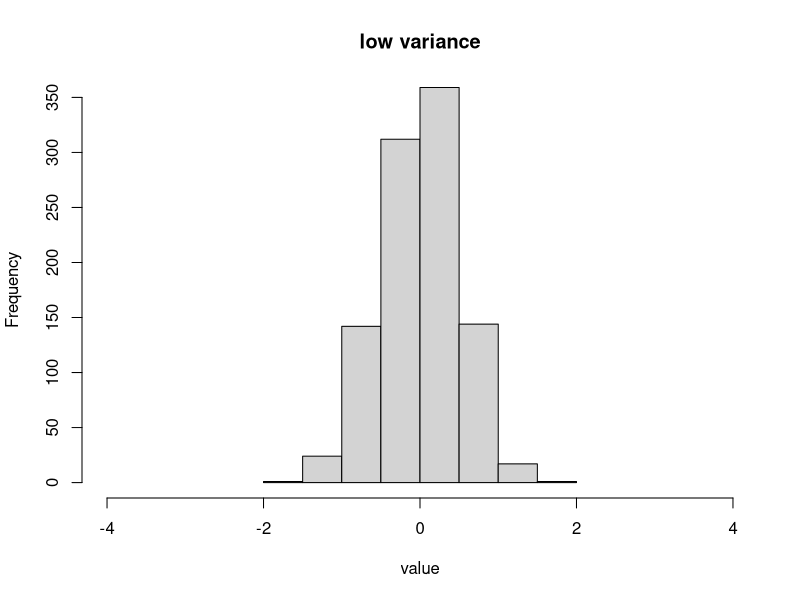
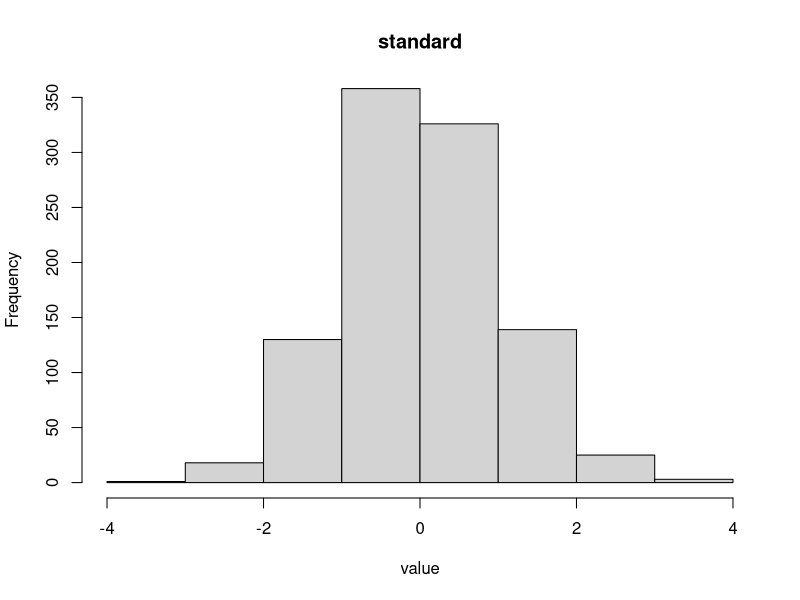
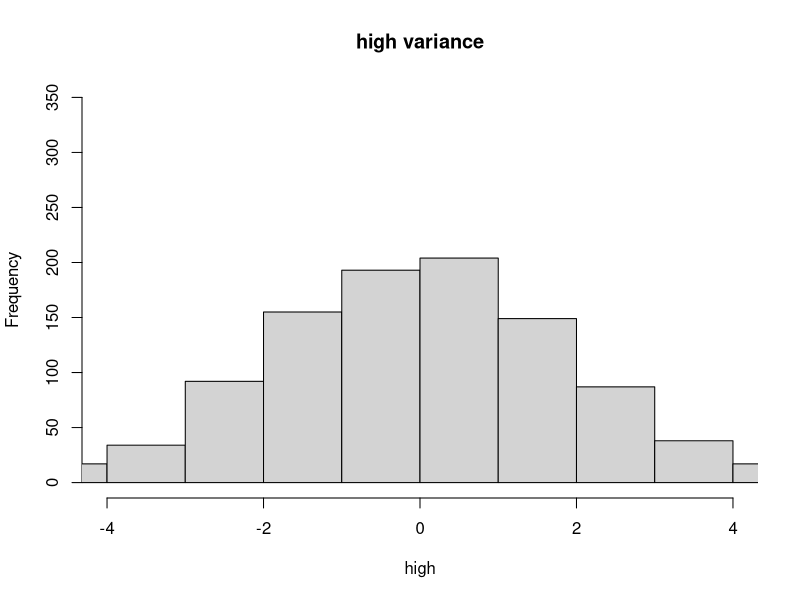
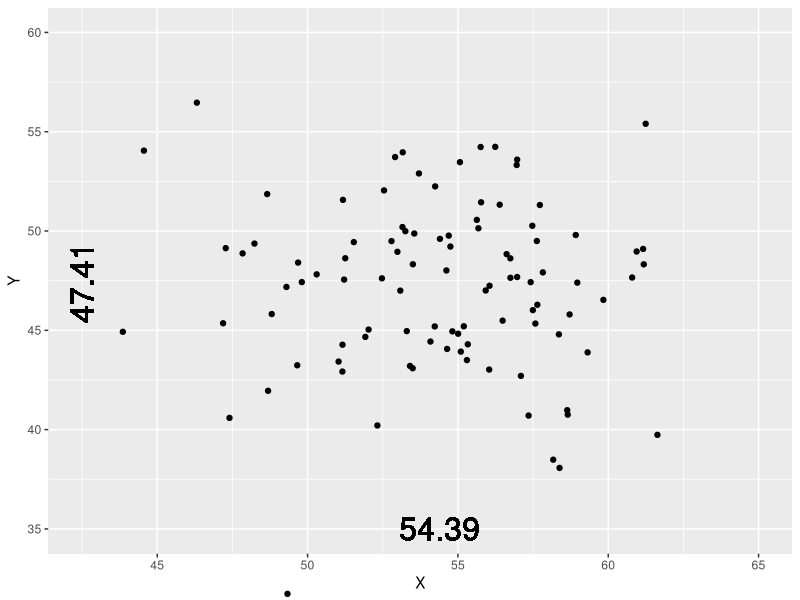
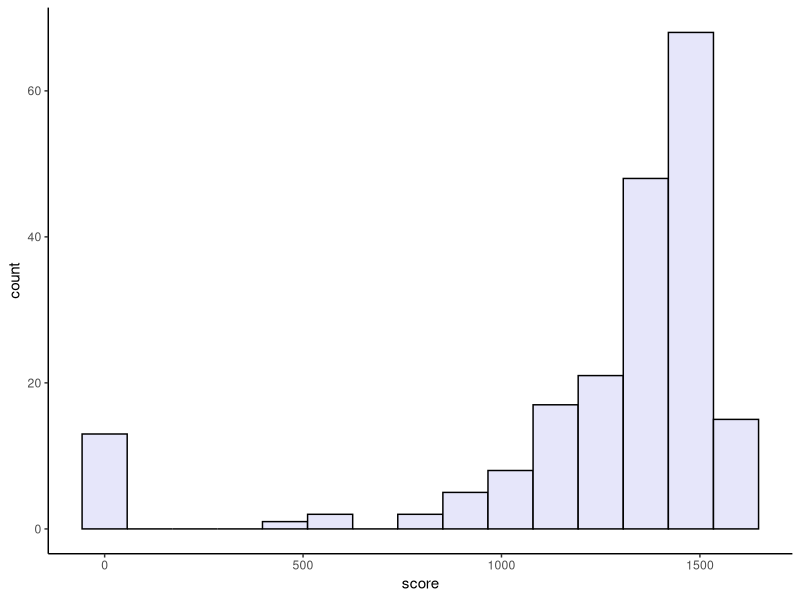
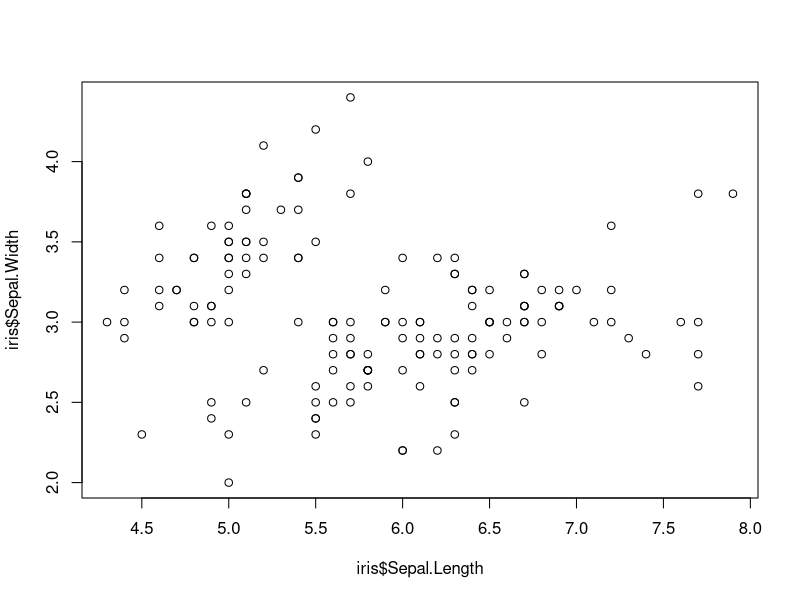
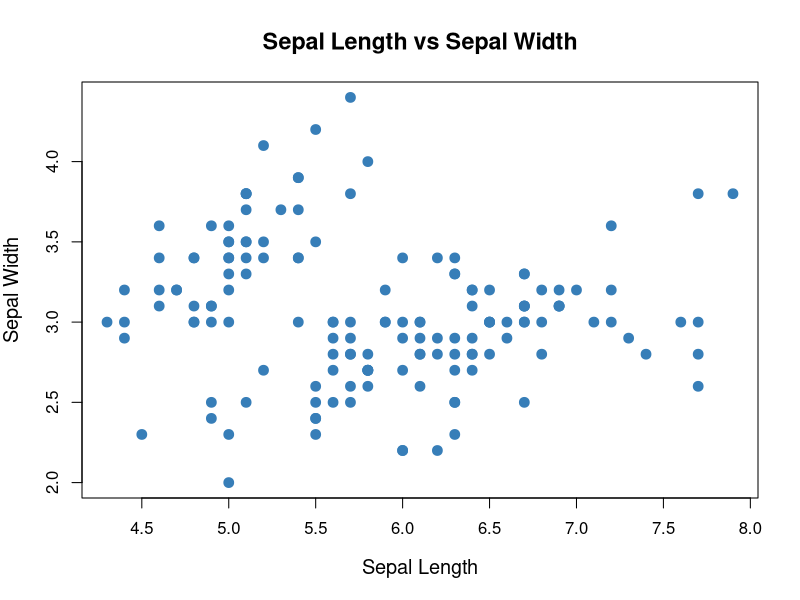
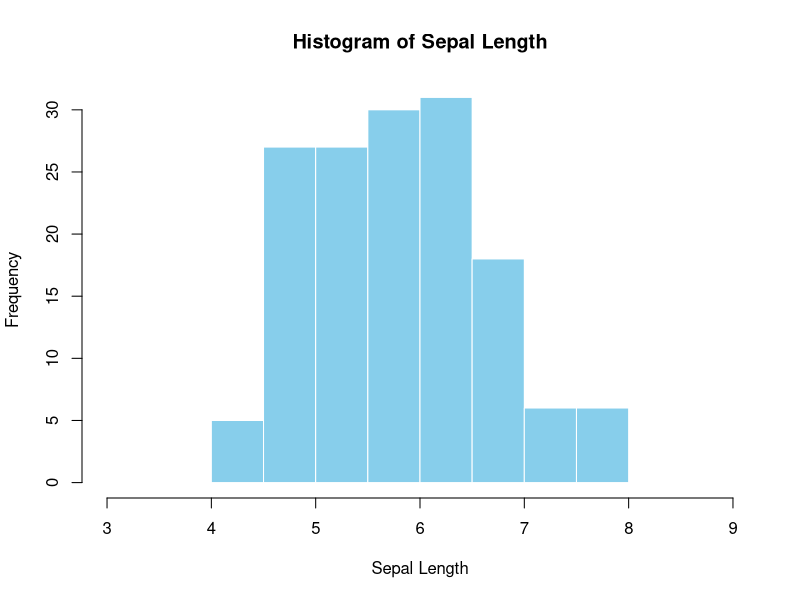

Here is the R script that generated these plots, in order:
## ---- chunk 1

knitr::opts_chunk$set(echo = T)

## ---- chunk 2
here::here()

here::here("lab 2", "cat.png")
## ---- chunk 3
c(0, 2, 2, 4)
## ---- chunk 4
c(0, 1, 2, 4)
## ---- chunk 5
head(iris)
## ---- chunk 6
c(2, 3, 12, 4, 4)
## ---- chunk 7
c(2, 3, 12, 4, 4)

## ---- chunk 8
c(2, 3, 12, 4, 4)[order(c(2, 3, 12, 4, 4))][(length(c(2, 3, 12, 4, 4)) + 1) / 2]
## ---- chunk 9
c(2, 3, 12, 4, 4)

## ---- chunk 10
c(2, 3, 12, 4, 4)

my_mode <- function(x) {
  values <- unique(x)
  counts <- tabulate(match(x, values))
  max_index <- which.max(counts)
  values[max_index]
}

## ---- chunk 11
#| fig-width: 4.5
#| fig-height: 3.5
#| layout-ncol: 3

hist(x = rnorm(1000, 0, .5),
     main = "low variance",
     xlab = "value",
     xlim = c(-4, 4),
     ylim = c(0, 350),
     breaks = 10)

hist(x = rnorm(1000, 0, 1),
     main = "standard",
     xlab = "value",
     xlim = c(-4, 4),
     ylim = c(0, 350),
     breaks = 10)

hist(x = rnorm(1000, 0, 2),
     main = "high variance",
     xlab = "high",
     xlim = c(-4, 4),
     ylim = c(0, 350),
     breaks = 10)
## ---- chunk 12
testscores <- c(88, 93, 92, 99, 96)
## ---- chunk 13
X_mean <- 54.26
Y_mean <- 47.83

X_sd <- 16.76
Y_sd <- 26.93

cor <- -0.06
## ---- chunk 14
#| fig-width: 4
#| fig-height: 3
#| fig-align: center

library(tidyverse)

data <- as.data.frame(MASS::mvrnorm(n = 100,
                      mu = c(X_mean, Y_mean),
                      Sigma = matrix(c(17.76, -0.06,
                                       -0.06, 26.92), 
                                    2, 2)))

ggplot(data, aes(x = V1, y = V2)) +
  geom_point() +
  geom_text(label = round(mean(data$V1), 2), x = mean(data$V1), y = 35, size = 8) +
  geom_text(label = round(mean(data$V2), 2), x = 42.5, y = mean(data$V2), angle = 90, size = 8) +
  labs(x = "X", y = "Y") +
  coord_cartesian(xlim = c(42.5, 65), ylim = c(35, 60), clip = "off")

## ---- chunk 15
#| fig-width: 4
#| fig-height: 3

SAT_scores <- data.frame(student = 1:200,
                         score = round(1600 - rlnorm(200, meanlog = log(200), sdlog = 0.8))) 
SAT_scores$score[SAT_scores$score < 400] <- 0
SAT_scores$score[SAT_scores$score > 1600] <- 0
SAT_scores$score[sample(SAT_scores$student, 10)] <- 0

SAT_scores %>% 
  ggplot(aes(x = score)) +
  geom_histogram(bins = 15, fill = "lavender", color = "black") +
  theme_classic()

## ---- chunk 16
#| fig-width: 5
#| fig-height: 3.5
plot(iris$Sepal.Length, iris$Sepal.Width)

## ---- chunk 17
plot(iris$Sepal.Length, iris$Sepal.Width,
     pch = 19,                 # solid circles
     col = "#377EB8",           # pleasant blue
     cex = 1.3,                 # slightly larger points
     xlab = "Sepal Length",     # cleaner label
     ylab = "Sepal Width",
     main = "Sepal Length vs Sepal Width",
     cex.lab = 1.2,             # bigger axis labels
     cex.main = 1.4,            # bigger title
     font.main = 2)             # bold title
## ---- chunk 18
#| fig-width: 5
#| fig-height: 4
hist(iris$Sepal.Length,
     breaks = 7,
     main = "Histogram of Sepal Length",
     xlab = "Sepal Length",
     xlim = c(3, 9),
     border = "white",
     col = "skyblue")
## ---- chunk 19
#| fig-width: 5
#| fig-height: 4
hist(iris$Sepal.Length,
     breaks = 3,
     main = "Histogram of Sepal Length",
     xlab = "Sepal Length",
     xlim = c(3, 9),
     border = "white",
     col = "skyblue")
## ---- chunk 20
#| fig-width: 5
#| fig-height: 4
hist(iris$Sepal.Length,
     breaks = 10,
     main = "Histogram of Sepal Length",
     xlab = "Sepal Length",
     xlim = c(3, 9),
     border = "white",
     col = "skyblue")
## ---- chunk 21
#| fig-width: 5
#| fig-height: 4
hist(iris$Sepal.Length,
     breaks = 20,
     main = "Histogram of Sepal Length",
     xlab = "Sepal Length",
     xlim = c(3, 9),
     border = "white",
     col = "skyblue")
## ---- chunk 22
#| fig-width: 5
#| fig-height: 4
hist(iris$Sepal.Length,
     breaks = 100,
     main = "Histogram of Sepal Length",
     xlab = "Sepal Length",
     xlim = c(3, 9),
     border = "white",
     col = "skyblue")
## ---- chunk 23
#| fig-height: 3
#| fig-width: 15

dat <- data.frame(x = rnorm(1000))

cowplot::plot_grid(
  plotlist = list(
    ggplot(dat, aes(x = x)) +
      geom_histogram(aes(y = after_stat(density)),
                     bins = 10) +
      coord_cartesian(xlim = c(-4, 4), ylim = c(0, .5)) +
      labs(y = "Proportion") +
      cowplot::theme_cowplot(),
    
    ggplot(dat, aes(x = x)) +
      geom_histogram(aes(y = after_stat(density)),
                     bins = 50) +
      coord_cartesian(xlim = c(-4, 4), ylim = c(0, .5)) +
      labs(y = "Proportion") +
      cowplot::theme_cowplot(),
    
    ggplot(dat, aes(x = x)) +
      geom_histogram(aes(y = after_stat(density)),
                     bins = 100) +
      coord_cartesian(xlim = c(-4, 4), ylim = c(0, .5)) +
      labs(y = "Proportion") +
      cowplot::theme_cowplot(),
    
    ggplot(dat, aes(x = x)) +
      geom_histogram(aes(y = after_stat(density)),
                     bins = 100, alpha = .8) +
      stat_function(inherit.aes = FALSE, fun = dnorm,
                    n = 101, args = list(mean = 0, sd = 1),
                    xlim = c(-4, 4),
                    color = "grey35", linewidth = 2) +
      coord_cartesian(xlim = c(-4, 4), ylim = c(0, .5)) +
      labs(y = "Proportion") +
      cowplot::theme_cowplot()
  ),
  nrow = 1)
## ---- chunk 24
#| fig-width: 4
#| fig-height: 3
#| fig-align: center
data.frame(x = c(rnorm(5000, 0, 1),
                 rnorm(5000, 0, 3)),
           type = rep(c("packed", "disperse"),
                      each = 5000)) %>%
  ggplot(aes(x = x, color = type, linetype = type)) +
  geom_density(fill = "transparent", linewidth = 1.75) +
  theme_classic(base_size = 14) +
  theme(legend.position = "bottom")

## ---- chunk 25
#| fig-width: 5
#| fig-height: 3
iris %>% 
  ggplot(aes(x = Sepal.Length, fill = Species)) +
  geom_boxplot(color = "black") +
  theme_classic()

## ---- chunk 26
#| fig-width: 4
#| fig-height: 4
boxplot(iris$Sepal.Length,
     main = "Boxplot of Sepal Length",
     xlab = "Sepal Length",
     border = "gray35",
     col = "skyblue")
## ---- chunk 27
#| fig-width: 4
#| fig-height: 4
boxplot(iris$Sepal.Length ~ iris$Species,
     main = "Boxplot of Sepal Length by Species",
     xlab = "Sepal Length",
     border = "gray35",
     col = "skyblue")
